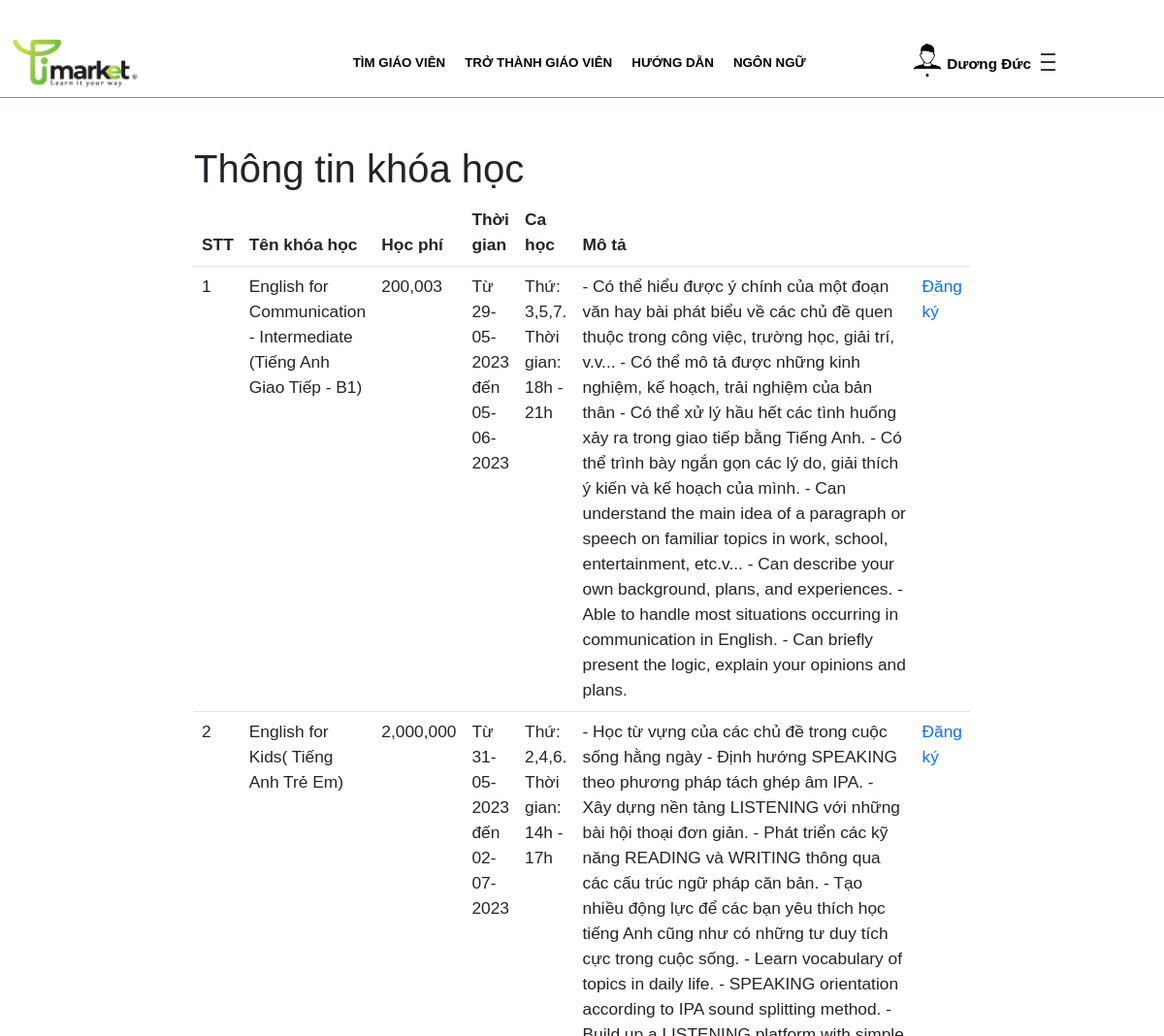
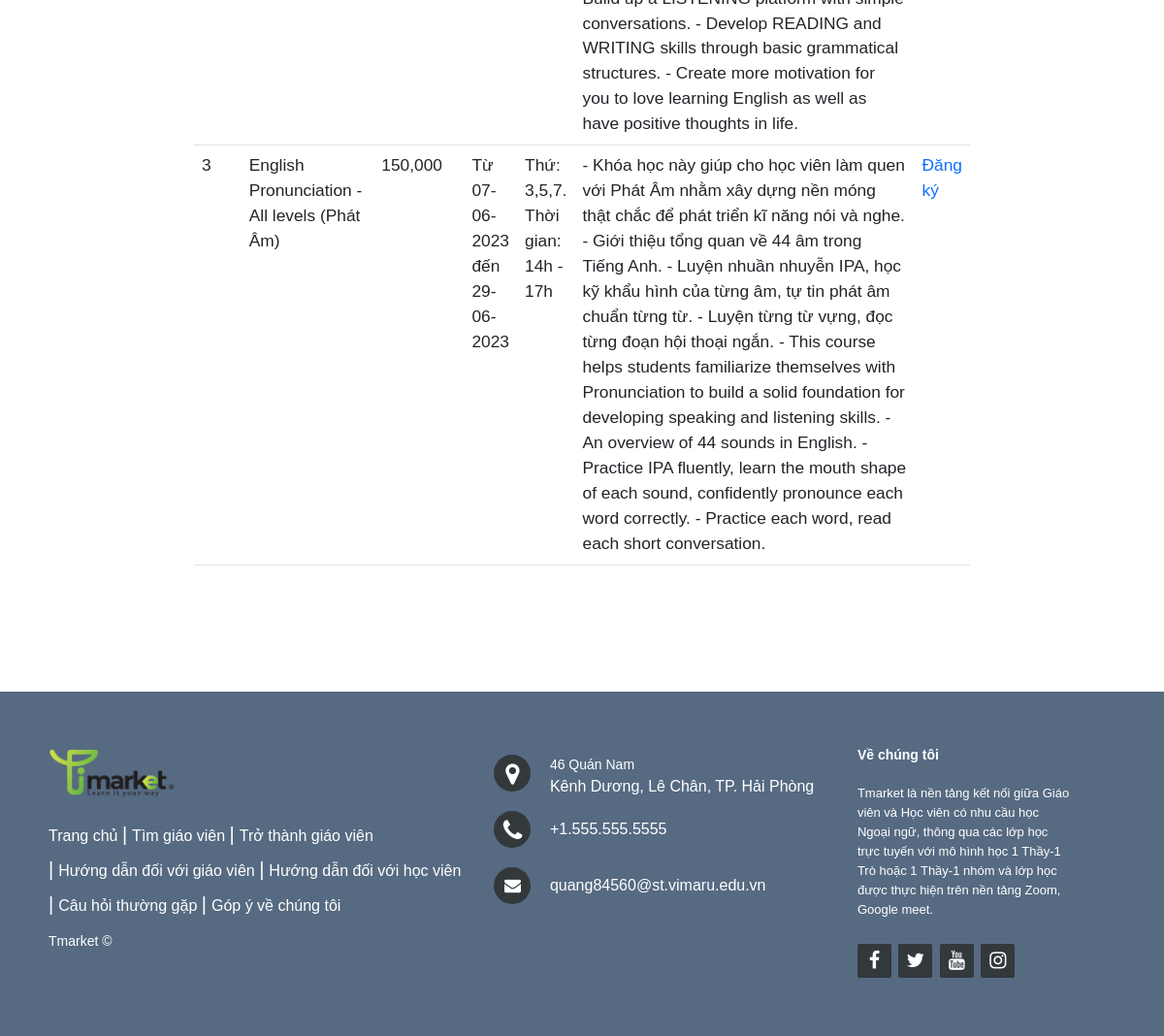
The page /saukhidangnhap/chitietkhoahochv.php?id=4&&idgv=10 (signed in) on the database its author committed (2 pictures, top to bottom).
### tables this page shows
CREATE TABLE `taikhoan` (
  `id` int(11) NOT NULL,
  `taikhoan` varchar(255) NOT NULL,
  `matkhau` varchar(255) NOT NULL,
  `hoten` varchar(255) NOT NULL,
  `phanquyen` int(11) NOT NULL,
  `image` varchar(100) NOT NULL,
  `thoigian` datetime NOT NULL DEFAULT current_timestamp(),
  `email` varchar(100) DEFAULT NULL,
  `sodienthoai` int(11) DEFAULT NULL,
  `gioitinh` int(11) DEFAULT NULL,
  `diachi` varchar(255) DEFAULT NULL,
  `quocgia` varchar(10) DEFAULT NULL,
  `timezone` varchar(10) DEFAULT NULL,
  `ngaysinh` date DEFAULT NULL,
  `vitien` int(11) NOT NULL
);

CREATE TABLE `khoahocgiaovien` (
  `id` int(11) NOT NULL,
  `giaovienid` int(11) NOT NULL,
  `theloaikhoahocid` int(11) NOT NULL,
  `hocphi` float NOT NULL,
  `thoigianbatdau` date NOT NULL,
  `thoigianketthuc` date NOT NULL,
  `cahoc` int(11) NOT NULL,
  `tinhtrang` varchar(255) NOT NULL,
  `tailieu1` varchar(100) NOT NULL,
  `tailieu2` varchar(100) NOT NULL
);

CREATE TABLE `theloaikhoahoc` (
  `id` int(11) NOT NULL,
  `tenkhoahoc` varchar(255) NOT NULL,
  `mota` text NOT NULL
);

CREATE TABLE `cahoc` (
  `id` int(11) NOT NULL,
  `thoigian` varchar(255) NOT NULL
);

### saukhidangnhap/chitietkhoahochv.php (the view, shortened to what this page needs)
<?php
	include('../user/connect.php');
	$iduser = $_GET['id'];
	$sql = "SELECT * FROM taikhoan WHERE id='$iduser'";
	$stmt = $conn->prepare($sql);
	$query = $stmt->execute();
	$result=array();
	while($row=$stmt->fetch(PDO::FETCH_ASSOC)){
		$result[] = $row;
	}
	foreach ($result as $items) {
		$hoten = $items['hoten'];
		$img = $items['image'];
	}
	$idgv = $_GET['idgv'];
	$sql_khgv = "SELECT khoahocgiaovien.*, theloaikhoahoc.tenkhoahoc,theloaikhoahoc.mota, cahoc.thoigian
		FROM khoahocgiaovien,theloaikhoahoc,cahoc
		WHERE giaovienid = '$idgv'
		and khoahocgiaovien.theloaikhoahocid = theloaikhoahoc.id
		and khoahocgiaovien.cahoc = cahoc.id
		and khoahocgiaovien.tinhtrang!='Đã hoàn thành'
		and khoahocgiaovien.hocphi>0";
	$stmt_khgv = $conn->prepare($sql_khgv);
	$query_khgv = $stmt_khgv->execute();
	$result_khgv = array();
	while($row_khgv = $stmt_khgv->fetch(PDO::FETCH_ASSOC)){
		$result_khgv[] = $row_khgv;
	}
?>
<!DOCTYPE html>
<html>
<head>
	<link rel="stylesheet" type="text/css" href="css/bootstrap.min.css">
 	<link rel="stylesheet" href="https://stackpath.bootstrapcdn.com/font-awesome/4.7.0/css/font-awesome.min.css">
    <link rel="stylesheet" type="text/css" href="style/chitietkhoahochv.css">
    <link rel="stylesheet" type="text/css" href="style/header.css">
    <link rel="stylesheet" type="text/css" href="style/footer.css">
</head>
<body>
	<header>
		<div class="menu container">
			<a class="logo" href="index.php?id=<?php echo $iduser?>">
				<img class="logo-market" src="img/logo-market.png">
			</a>
			<ul class="nav">
				<li class="nav-item"><a class="nav-link" href="timgiaovien.php?id=<?php echo $iduser?>">Tìm giáo viên</a></li>
				<li class="nav-item"><a class="nav-link" href="trothanhgiaovien.php?id=<?php echo $iduser?>">Trở thành giáo viên</a></li>
				<li class="nav-item"><a class="nav-link" href="#">Hướng dẫn</a>
				</li>
				<li class="nav-item"><a class="nav-link" href="#">Ngôn ngữ</a>
				</li>
				<li class="nav-item dropdown">
					<button  onclick="menuFunction(this)" class="dropbtn">
						<img src="<?php echo $img?>">
						<label><?php echo $hoten?></label>
						<div class="menuicon">
						  <div class="bar1"></div>
						  <div class="bar2"></div>
						  <div class="bar3"></div>
						</div>
					</button>
				</li>
			</ul>
		</div>
	</header>
	<div id="content">
		<h1>Thông tin khóa học</h1>
		<div class="ttkh">
				<table class="table table-inverse">
					<thead>
						<tr>
							<th>STT</th>
							<th>Tên khóa học</th>
							<th>Học phí</th>
							<th>Thời gian</th>
							<th>Ca học</th>
							<th style="width: 350px;">Mô tả</th>
							<th></th>
						</tr>
					</thead>
					<tbody>
						<?php $i=1; foreach ($result_khgv as $items): ?>
							<tr>
								<td><?php echo $i?></td>
								<td><?php echo $items['tenkhoahoc']?></td>
								<td><?php
								$hocphi = $items['hocphi'];
								echo number_format($hocphi);
								?></td>
								<td>Từ
								<?php
								$tgbatdau = $items['thoigianbatdau'];
								echo date("d-m-Y",strtotime($tgbatdau));
								?>
								đến
								<?php
								$tgketthuc = $items['thoigianketthuc'];
								echo date("d-m-Y",strtotime($tgketthuc));
								?>
								</td>
								<td><?php echo $items['thoigian']?></td>
								<td><?php echo $items['mota']?></td>
								<td><a href="xacnhandangkyhoc.php?id=<?php echo $iduser?>&&idkh=<?php echo$items['id']?>&&idgv=<?php echo $idgv?>">Đăng ký</a></td>
							</tr>
						<?php $i++; endforeach ?>
					</tbody>
				</table>
		</div>
	</div>
	<footer class="footer-distributed">
			<div class="footer-left">
				<h3><img src="img/logo-market.png"></h3>
				<p class="footer-links">
					<a href="index.php?id=<?php echo $iduser?>" class="link-1">Trang chủ</a>
                    <a href="timgiaovien.php?id=<?php echo $iduser?>">Tìm giáo viên</a>
                    <a href="trothanhgiaovien.php?id=<?php echo $iduser?>">Trở thành giáo viên</a>
                    <a href="huongdanwithgv.php?id=<?php echo $iduser?>">Hướng dẫn đối với giáo viên</a>
                    <a href="huongdanwithhv.php?id=<?php echo $iduser?>">Hướng dẫn đối với học viên</a>
                    <a href="cauhoithuonggap.php?id=<?php echo $iduser?>">Câu hỏi thường gặp</a>
                    <a href="#">Góp ý về chúng tôi</a>
				</p>
				<p class="footer-company-name">Tmarket ©</p>
			</div>
			<div class="footer-center">
				<div>
					<i class="fa fa-map-marker"></i>
					<p><span>46 Quán Nam</span>Kênh Dương, Lê Chân, TP. Hải Phòng</p>
				</div>
				<div>
					<i class="fa fa-phone"></i>
					<p>+1.555.555.5555</p>
				</div>
				<div>
					<i class="fa fa-envelope"></i>
					<p><a href="mailto:support@company.com">quang84560@st.vimaru.edu.vn</a></p>
				</div>
			</div>
			<div class="footer-right">
				<p class="footer-company-about">
					<span>Về chúng tôi</span>
					Tmarket là nền tảng kết nối giữa Giáo viên và Học viên có nhu cầu học Ngoại ngữ, thông qua các lớp học trực tuyến với mô hình học 1 Thầy-1 Trò hoặc 1 Thầy-1 nhóm và lớp học được thực hiện trên nền tảng Zoom, Google meet.
				</p>
				<div class="footer-icons">
					<a href="#"><i class="fa fa-facebook"></i></a>
					<a href="#"><i class="fa fa-twitter"></i></a>
					<a href="#"><i class="fa fa-youtube"></i></a>
					<a href="#"><i class="fa fa-instagram"></i></a>
				</div>
			</div>
	</footer>
</body>
</html>

### saukhidangnhap/style/chitietkhoahochv.css (style rules this page uses)
* { padding: 0; margin: 0; }
a { text-decoration: none; }
body { font-family:sans-serif; font-size: 10pt; }
html { box-sizing: border-box; }
header { top: 0; left: 0; width: 100%; border-bottom: 1px solid #65af54; padding: 10px 0px; background: white; }
img { height: 50px; }
#content { font-size: 13pt; margin: 130px 200px; }
#content h1 { margin-top: 150px; }

### saukhidangnhap/style/header.css (style rules this page uses)
header { position: fixed; top: 0; left: 0; width: 100%; border-bottom: 1px solid #65af54; padding: 10px 0px; background: white; z-index: 3; }
li { list-style: none; }
body { font-family:sans-serif; font-size: 10pt; }
#content { margin-top: 100px; }
.container { margin: 0px auto; max-width: 1300px; }
.menu { display: flex; justify-content: space-between; align-items: center; margin-top: 30px; }
.menu .nav { display: flex; }
.menu .nav .nav-link { text-transform: uppercase; padding: 10px 10px; display: block; color: black; font-weight: bold; }
.nav-item.dropdown { margin-left: 100px; margin-right: 100px; }
.nav-item.dropdown img { height: 35px; border-radius: 20px; margin-right: 5px; }
.nav-item.dropdown .dropbtn { border: none; background-color: #ffffff; display: flex; }
.dropbtn label { margin-top: 10px; font-weight: bold; font-size: 11.5pt; color: black; cursor: pointer; }
.menuicon { margin-left: 10px; margin-top: 4px; }
.bar1, .bar2, .bar3 { width: 15px; height: 2px; background-color: #333; margin: 6px 0; transition: 0.4s; }

### saukhidangnhap/style/footer.css (style rules this page uses)
.footer-distributed { background: #566a82; box-shadow: 0 1px 1px 0 rgba(0, 0, 0, 0.12); box-sizing: border-box; width: 100%; text-align: left; font: bold 16px sans-serif; padding: 55px 50px; }
.footer-distributed .footer-left, .footer-distributed .footer-center, .footer-distributed .footer-right { display: inline-block; vertical-align: top; }
.footer-distributed .footer-left { width: 40%; }
.footer-distributed h3 { color: #ffffff; font: normal 36px 'Open Sans', cursive; margin: 0; }
.footer-distributed .footer-links { color: #ffffff; margin: 20px 0 12px; padding: 0; }
.footer-distributed .footer-links a { display:inline-block; line-height: 1.8; font-weight:400; text-decoration: none; color: #ffffff; }
.footer-distributed .footer-company-name { color: #ffffff; font-size: 14px; font-weight: normal; margin: 0; }
.footer-distributed .footer-center { width: 35%; }
.footer-distributed .footer-center i { background-color: #33383b; color: #ffffff; font-size: 25px; width: 38px; height: 38px; border-radius: 50%; text-align: center; line-height: 42px; margin: 10px 15px; vertical-align: middle; }
.footer-distributed .footer-center i.fa-envelope { font-size: 17px; line-height: 38px; }
.footer-distributed .footer-center p { display: inline-block; color: #ffffff; font-weight:400; vertical-align: middle; margin:0; }
.footer-distributed .footer-center p span { display:block; font-weight: normal; font-size:14px; line-height:2; }
.footer-distributed .footer-center p a { color: #ffffff; text-decoration: none;; }
.footer-distributed .footer-links a:before { content: "|"; font-weight:300; font-size: 20px; left: 0; color: #ffffff; display: inline-block; padding-right: 5px; }
.footer-distributed .footer-links .link-1:before { content: none; }
.footer-distributed .footer-right { width: 20%; }
.footer-distributed .footer-company-about { line-height: 20px; color: #ffffff; font-size: 13px; font-weight: normal; margin: 0; }
.footer-distributed .footer-company-about span { display: block; color: #ffffff; font-size: 14px; font-weight: bold; margin-bottom: 20px; }
.footer-distributed .footer-icons { margin-top: 25px; }
.footer-distributed .footer-icons a { display: inline-block; width: 35px; height: 35px; cursor: pointer; background-color: #33383b; border-radius: 2px; font-size: 20px; color: #ffffff; text-align: center; line-height: 35px; margin-right: 3px; margin-bottom: 5px; }

### rows shown on the page
taikhoan: image (picture), hoten "Dương Đức"
khoahocgiaovien: theloaikhoahocid.tenkhoahoc "English for Communication - Intermediate (Tiếng Anh Giao Tiếp - B1)", hocphi "200,003", thoigianbatdau "29-05-2023", thoigianketthuc "05-06-2023", cahoc.thoigian "Thứ: 3,5,7. Thời gian: 18h - 21h", theloaikhoahocid.mota "- Có thể hiểu được ý chính của một đoạn văn hay bài phát biểu về các chủ đề quen thuộc trong công việc, trường học, giải trí, v.v... - Có thể mô tả được những kinh nghiệm, kế hoạch, trải nghiệm của bản thân - Có thể xử lý hầu hết các tình huống xảy ra trong giao tiếp bằng Tiếng Anh. - Có thể trình bày ngắn gọn các lý do, giải thích ý kiến và kế hoạch của mình. - Can understand the main idea of a paragraph or speech on familiar topics in work, school, entertainment, etc.v... - Can describe your own background, plans, and experiences. - Able to handle most situations occurring in communication in English. - Can briefly present the logic, explain your opinions and plans."
khoahocgiaovien: theloaikhoahocid.tenkhoahoc "English for Kids( Tiếng Anh Trẻ Em)", hocphi "2,000,000", thoigianbatdau "31-05-2023", thoigianketthuc "02-07-2023", cahoc.thoigian "Thứ: 2,4,6. Thời gian: 14h - 17h", theloaikhoahocid.mota "- Học từ vựng của các chủ đề trong cuộc sống hằng ngày - Định hướng SPEAKING theo phương pháp tách ghép âm IPA. - Xây dựng nền tảng LISTENING với những bài hội thoại đơn giản. - Phát triển các kỹ năng READING và WRITING thông qua các cấu trúc ngữ pháp căn bản. - Tạo nhiều động lực để các bạn yêu thích học tiếng Anh cũng như có những tư duy tích cực trong cuộc sống. - Learn vocabulary of topics in daily life. - SPEAKING orientation according to IPA sound splitting method. - Build up a LISTENING platform with simple conversations. - Develop READING and WRITING skills through basic grammatical structures. - Create more motivation for you to love learning English as well as have positive…"
khoahocgiaovien: theloaikhoahocid.tenkhoahoc "English Pronunciation - All levels (Phát Âm)", hocphi "150,000", thoigianbatdau "07-06-2023", thoigianketthuc "29-06-2023", cahoc.thoigian "Thứ: 3,5,7. Thời gian: 14h - 17h", theloaikhoahocid.mota "- Khóa học này giúp cho học viên làm quen với Phát Âm nhằm xây dựng nền móng thật chắc để phát triển kĩ năng nói và nghe. - Giới thiệu tổng quan về 44 âm trong Tiếng Anh. - Luyện nhuần nhuyễn IPA, học kỹ khẩu hình của từng âm, tự tin phát âm chuẩn từng từ. - Luyện từng từ vựng, đọc từng đoạn hội thoại ngắn. - This course helps students familiarize themselves with Pronunciation to build a solid foundation for developing speaking and listening skills. - An overview of 44 sounds in English. - Practice IPA fluently, learn the mouth shape of each sound, confidently pronounce each word correctly. - Practice each word, read each short conversation."
